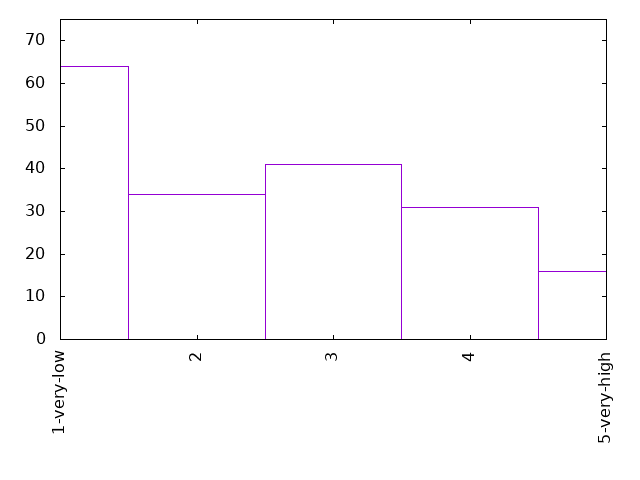

Here is the gnuplot script that generated this plot:
set term png
set out "0-10Walc.png"
set key off
set xtics rotate
set yrange[0:75]

plot '0-10Walc.dat' using 1:xticlabel(2) with boxes
